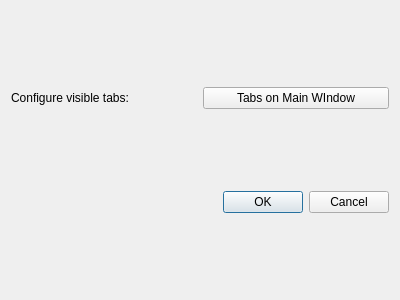
<?xml version="1.0" encoding="UTF-8"?>
<ui version="4.0">
 <class>Preferences</class>
 <widget class="QDialog" name="Preferences">
  <property name="geometry">
   <rect>
    <x>0</x>
    <y>0</y>
    <width>400</width>
    <height>300</height>
   </rect>
  </property>
  <property name="windowTitle">
   <string>Dialog</string>
  </property>
  <layout class="QVBoxLayout" name="verticalLayout_2">
   <item>
    <layout class="QHBoxLayout" name="horizontalLayout">
     <item>
      <widget class="QLabel" name="label_config_tabs">
       <property name="text">
        <string>Configure visible tabs:</string>
       </property>
      </widget>
     </item>
     <item>
      <widget class="QPushButton" name="button_config_tabs">
       <property name="text">
        <string>Tabs on Main WIndow</string>
       </property>
      </widget>
     </item>
    </layout>
   </item>
   <item>
    <widget class="QDialogButtonBox" name="buttonBox">
     <property name="orientation">
      <enum>Qt::Horizontal</enum>
     </property>
     <property name="standardButtons">
      <set>QDialogButtonBox::Cancel|QDialogButtonBox::Ok</set>
     </property>
    </widget>
   </item>
  </layout>
 </widget>
 <resources/>
 <connections>
  <connection>
   <sender>buttonBox</sender>
   <signal>accepted()</signal>
   <receiver>Preferences</receiver>
   <slot>accept()</slot>
   <hints>
    <hint type="sourcelabel">
     <x>248</x>
     <y>254</y>
    </hint>
    <hint type="destinationlabel">
     <x>157</x>
     <y>274</y>
    </hint>
   </hints>
  </connection>
  <connection>
   <sender>buttonBox</sender>
   <signal>rejected()</signal>
   <receiver>Preferences</receiver>
   <slot>reject()</slot>
   <hints>
    <hint type="sourcelabel">
     <x>316</x>
     <y>260</y>
    </hint>
    <hint type="destinationlabel">
     <x>286</x>
     <y>274</y>
    </hint>
   </hints>
  </connection>
 </connections>
</ui>
